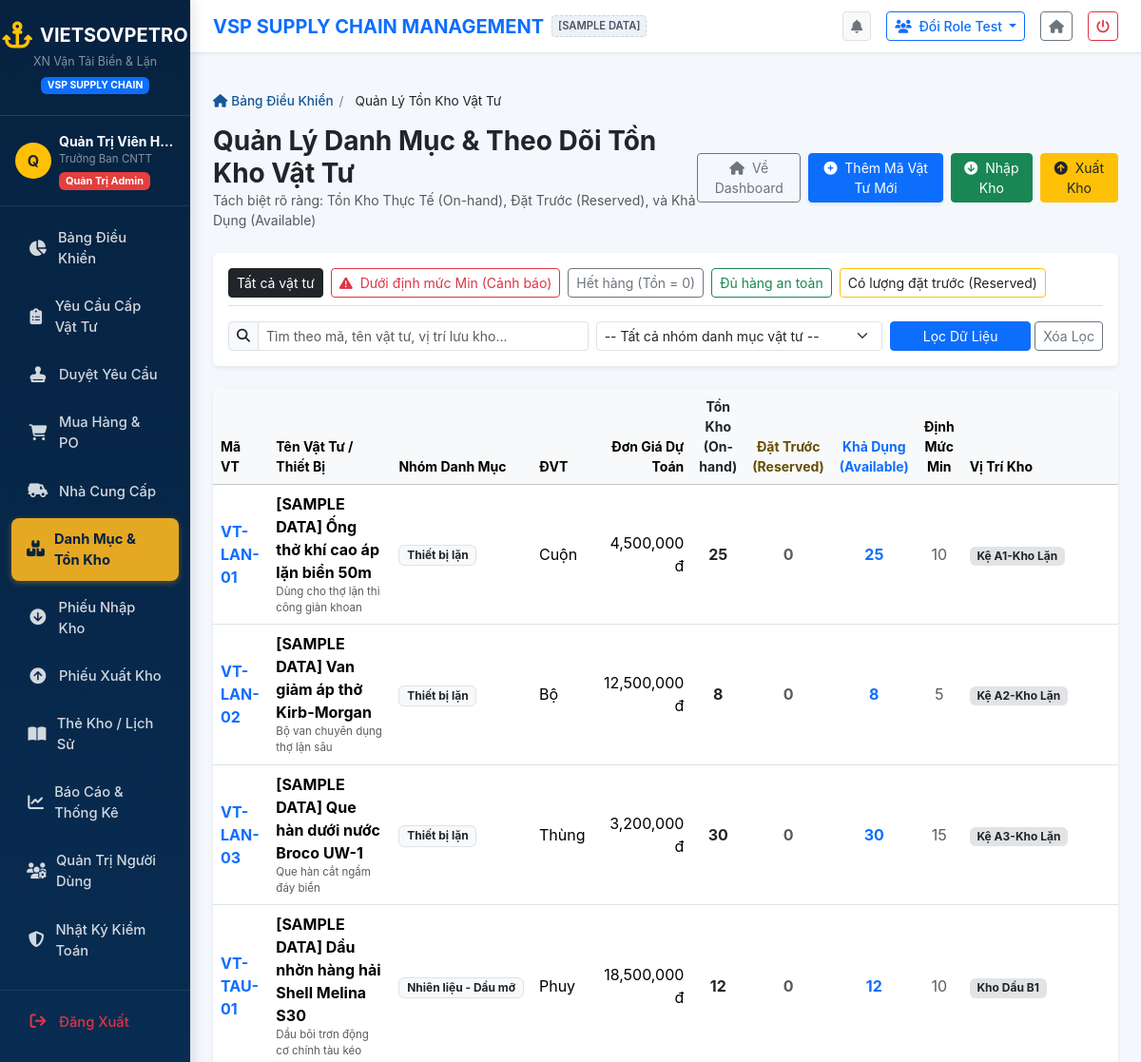
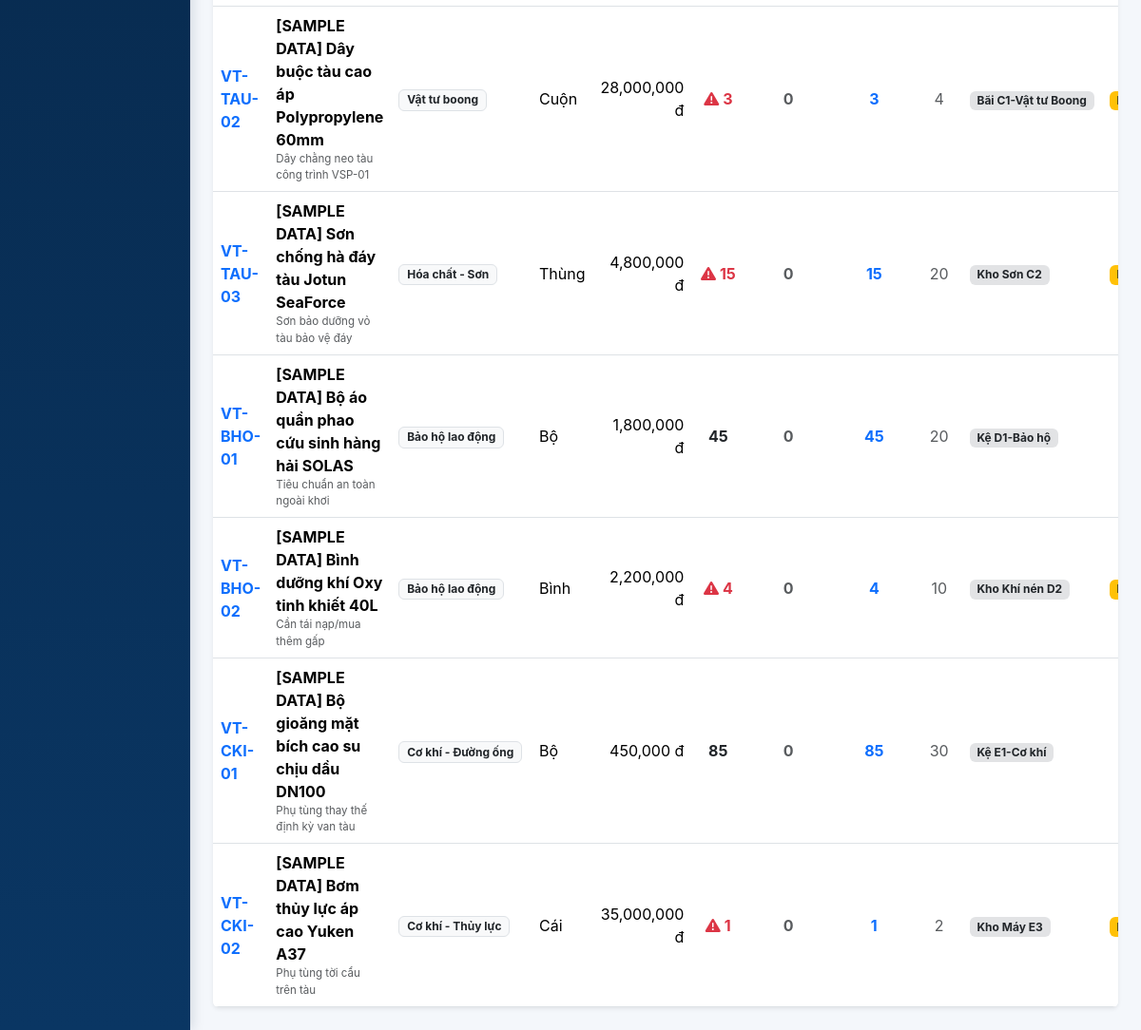
The app's page /warehouse/inventory (signed in) with its own data (2 pictures, top to bottom).
### tables this page shows
CREATE TABLE materials (
        id INTEGER PRIMARY KEY AUTOINCREMENT,
        code TEXT UNIQUE NOT NULL,
        name TEXT NOT NULL,
        category TEXT NOT NULL,
        unit TEXT NOT NULL,
        unit_price REAL DEFAULT 0,
        min_stock INTEGER DEFAULT 5,
        current_stock INTEGER DEFAULT 0,
        reserved_qty INTEGER DEFAULT 0,
        location TEXT,
        description TEXT,
        created_at TIMESTAMP DEFAULT CURRENT_TIMESTAMP
    );

### blueprints/warehouse.py (the view)
@warehouse_bp.route('/inventory')
@role_required('warehouse')
def inventory():
    search = request.args.get('search')
    category = request.args.get('category')
    stock_status = request.args.get('status') # 'low', 'out', 'sufficient', 'reserved'
    materials = MaterialModel.get_all(search=search, category=category, stock_status=stock_status)
    categories = MaterialModel.get_categories()
    low_stocks = MaterialModel.get_low_stock()
    return render_template('warehouse/inventory.html',
                           materials=materials,
                           categories=categories,
                           low_stocks=low_stocks,
                           selected_cat=category,
                           selected_status=stock_status,
                           search=search)

### templates/warehouse/inventory.html (shortened to what this page needs)
{% extends "base.html" %}
{% block content %}
<div class="breadcrumb-nav">
    <a href="{{ url_for('dashboard.index') }}"><i class="fa-solid fa-house me-1"></i>Bảng Điều Khiển</a>
    <span>/</span>
    <span class="text-dark">Quản Lý Tồn Kho Vật Tư</span>
</div>
<div class="d-flex justify-content-between align-items-center mb-4">
    <div>
        <h3 class="fw-bold text-dark mb-0">Quản Lý Danh Mục & Theo Dõi Tồn Kho Vật Tư</h3>
        <p class="text-muted small mb-0">Tách biệt rõ ràng: Tồn Kho Thực Tế (On-hand), Đặt Trước (Reserved), và Khả Dụng (Available)</p>
    </div>
    <div class="d-flex gap-2">
        <a href="{{ url_for('dashboard.index') }}" class="btn btn-outline-secondary btn-sm">
            <i class="fa-solid fa-house me-1"></i> Về Dashboard
        </a>
        <button type="button" class="btn btn-primary btn-sm shadow-sm" data-bs-toggle="modal" data-bs-target="#addMaterialModal">
            <i class="fa-solid fa-plus-circle me-1"></i> Thêm Mã Vật Tư Mới
        </button>
        <a href="{{ url_for('warehouse.goods_receipts') }}" class="btn btn-success btn-sm">
            <i class="fa-solid fa-circle-arrow-down me-1"></i> Nhập Kho
        </a>
        <a href="{{ url_for('warehouse.goods_issues') }}" class="btn btn-warning btn-sm text-dark">
            <i class="fa-solid fa-circle-arrow-up me-1"></i> Xuất Kho
        </a>
    </div>
</div>
<div class="card border-0 shadow-sm p-3 mb-4 bg-white">
    <div class="d-flex flex-wrap gap-2 mb-3 border-bottom pb-2">
        <a href="{{ url_for('warehouse.inventory') }}" class="btn btn-sm {% if not selected_status %}btn-dark{% else %}btn-outline-secondary{% endif %}">
            Tất cả vật tư
        </a>
        <a href="{{ url_for('warehouse.inventory', status='low') }}" class="btn btn-sm {% if selected_status == 'low' %}btn-danger{% else %}btn-outline-danger{% endif %}">
            <i class="fa-solid fa-triangle-exclamation me-1"></i> Dưới định mức Min (Cảnh báo)
        </a>
        <a href="{{ url_for('warehouse.inventory', status='out') }}" class="btn btn-sm {% if selected_status == 'out' %}btn-danger text-white{% else %}btn-outline-secondary{% endif %}">
            Hết hàng (Tồn = 0)
        </a>
        <a href="{{ url_for('warehouse.inventory', status='sufficient') }}" class="btn btn-sm {% if selected_status == 'sufficient' %}btn-success{% else %}btn-outline-success{% endif %}">
            Đủ hàng an toàn
        </a>
        <a href="{{ url_for('warehouse.inventory', status='reserved') }}" class="btn btn-sm {% if selected_status == 'reserved' %}btn-warning text-dark{% else %}btn-outline-warning text-dark{% endif %}">
            Có lượng đặt trước (Reserved)
        </a>
    </div>
    <form method="GET" action="{{ url_for('warehouse.inventory') }}" class="row g-2 align-items-center">
        <div class="col-md-5">
            <div class="input-group input-group-sm">
                <span class="input-group-text"><i class="fa-solid fa-magnifying-glass"></i></span>
                <input type="text" name="search" class="form-control" placeholder="Tìm theo mã, tên vật tư, vị trí lưu kho..." value="{{ search or '' }}">
            </div>
        </div>
        <div class="col-md-4">
            <select name="category" class="form-select form-select-sm">
                <option value="">-- Tất cả nhóm danh mục vật tư --</option>
            </select>
        </div>
        <div class="col-md-3 d-flex gap-1">
            <button type="submit" class="btn btn-primary btn-sm flex-grow-1">Lọc Dữ Liệu</button>
            <a href="{{ url_for('warehouse.inventory') }}" class="btn btn-outline-secondary btn-sm">Xóa Lọc</a>
        </div>
    </form>
</div>
<div class="card border-0 shadow-sm bg-white overflow-hidden">
    <div class="table-responsive">
        <table class="table table-hover align-middle mb-0">
            <thead class="table-light small">
                <tr>
                    <th>Mã VT</th>
                    <th>Tên Vật Tư / Thiết Bị</th>
                    <th>Nhóm Danh Mục</th>
                    <th>ĐVT</th>
                    <th class="text-end">Đơn Giá Dự Toán</th>
                    <th class="text-center text-dark">Tồn Kho (On-hand)</th>
                    <th class="text-center text-warning-emphasis">Đặt Trước (Reserved)</th>
                    <th class="text-center text-primary">Khả Dụng (Available)</th>
                    <th class="text-center">Định Mức Min</th>
                    <th>Vị Trí Kho</th>
                    <th class="text-center">Trạng Thái</th>
                </tr>
            </thead>
            <tbody>
                {% for m in materials %}
                <tr class="{% if m.current_stock <= m.min_stock %}table-danger-subtle{% endif %}">
                    <td class="fw-bold text-primary">{{ m.code }}</td>
                    <td>
                        <div class="fw-bold">{{ m.name }}</div>
                        <div class="small text-muted" style="font-size: 0.72rem;">{{ m.description }}</div>
                    </td>
                    <td><span class="badge bg-light text-dark border">{{ m.category }}</span></td>
                    <td>{{ m.unit }}</td>
                    <td class="text-end">{{ "{:,.0f}".format(m.unit_price) }} đ</td>
                    <td class="text-center fw-bold fs-6">
                        {% if m.current_stock <= m.min_stock %}
                            <span class="text-danger"><i class="fa-solid fa-triangle-exclamation me-1"></i>{{ m.current_stock }}</span>
                        {% else %}
                            <span class="text-dark">{{ m.current_stock }}</span>
                        {% endif %}
                    </td>
                    <td class="text-center fw-bold text-muted">{{ m.reserved_qty }}</td>
                    <td class="text-center fw-bold text-primary fs-6">{{ m.available_qty }}</td>
                    <td class="text-center text-muted">{{ m.min_stock }}</td>
                    <td><span class="badge bg-secondary-subtle text-dark">{{ m.location or 'Chưa xếp' }}</span></td>
                    <td class="text-center">
                        {% if m.current_stock == 0 %}
                            <span class="badge bg-danger">Hết Hàng</span>
                        {% elif m.current_stock <= m.min_stock %}
                            <span class="badge bg-warning text-dark">Dưới Định Mức</span>
                        {% else %}
                            <span class="badge bg-success">An Toàn</span>
                        {% endif %}
                    </td>
                </tr>
                {% endfor %}
            </tbody>
        </table>
    </div>
</div>
{% endblock %}

### records on screen
materials: code "VT-LAN-01", name "[SAMPLE DATA] Ống thở khí cao áp lặn biển 50m", description "Dùng cho thợ lặn thi công giàn khoan", category "Thiết bị lặn", unit "Cuộn", unit_price "4,500,000", current_stock "25", reserved_qty "0", available_qty "25", min_stock "10", location "Kệ A1-Kho Lặn"
materials: code "VT-LAN-02", name "[SAMPLE DATA] Van giảm áp thở Kirb-Morgan", description "Bộ van chuyên dụng thợ lặn sâu", category "Thiết bị lặn", unit "Bộ", unit_price "12,500,000", current_stock "8", reserved_qty "0", available_qty "8", min_stock "5", location "Kệ A2-Kho Lặn"
materials: code "VT-LAN-03", name "[SAMPLE DATA] Que hàn dưới nước Broco UW-1", description "Que hàn cắt ngầm đáy biển", category "Thiết bị lặn", unit "Thùng", unit_price "3,200,000", current_stock "30", reserved_qty "0", available_qty "30", min_stock "15", location "Kệ A3-Kho Lặn"
materials: code "VT-TAU-01", name "[SAMPLE DATA] Dầu nhờn hàng hải Shell Melina S30", description "Dầu bôi trơn động cơ chính tàu kéo", category "Nhiên liệu - Dầu mỡ", unit "Phuy", unit_price "18,500,000", current_stock "12", reserved_qty "0", available_qty "12", min_stock "10", location "Kho Dầu B1"
materials: code "VT-TAU-02", name "[SAMPLE DATA] Dây buộc tàu cao áp Polypropylene 60mm", description "Dây chằng neo tàu công trình VSP-01", category "Vật tư boong", unit "Cuộn", unit_price "28,000,000", current_stock "3", reserved_qty "0", available_qty "3", min_stock "4", location "Bãi C1-Vật tư Boong"
materials: code "VT-TAU-03", name "[SAMPLE DATA] Sơn chống hà đáy tàu Jotun SeaForce", description "Sơn bảo dưỡng vỏ tàu bảo vệ đáy", category "Hóa chất - Sơn", unit "Thùng", unit_price "4,800,000", current_stock "15", reserved_qty "0", available_qty "15", min_stock "20", location "Kho Sơn C2"
materials: code "VT-BHO-01", name "[SAMPLE DATA] Bộ áo quần phao cứu sinh hàng hải SOLAS", description "Tiêu chuẩn an toàn ngoài khơi", category "Bảo hộ lao động", unit "Bộ", unit_price "1,800,000", current_stock "45", reserved_qty "0", available_qty "45", min_stock "20", location "Kệ D1-Bảo hộ"
materials: code "VT-BHO-02", name "[SAMPLE DATA] Bình dưỡng khí Oxy tinh khiết 40L", description "Cần tái nạp/mua thêm gấp", category "Bảo hộ lao động", unit "Bình", unit_price "2,200,000", current_stock "4", reserved_qty "0", available_qty "4", min_stock "10", location "Kho Khí nén D2"
materials: code "VT-CKI-01", name "[SAMPLE DATA] Bộ gioăng mặt bích cao su chịu dầu DN100", description "Phụ tùng thay thế định kỳ van tàu", category "Cơ khí - Đường ống", unit "Bộ", unit_price "450,000", current_stock "85", reserved_qty "0", available_qty "85", min_stock "30", location "Kệ E1-Cơ khí"
materials: code "VT-CKI-02", name "[SAMPLE DATA] Bơm thủy lực áp cao Yuken A37", description "Phụ tùng tời cẩu trên tàu", category "Cơ khí - Thủy lực", unit "Cái", unit_price "35,000,000", current_stock "1", reserved_qty "0", available_qty "1", min_stock "2", location "Kho Máy E3"

### other values on screen
{{ session.get('full_name', 'U')[:1] }} "Q"
{{ session.get('full_name') }} "Quản Trị Viên H…"
{{ session.get('position', 'Cán bộ') }} "Trưởng Ban CNTT"
